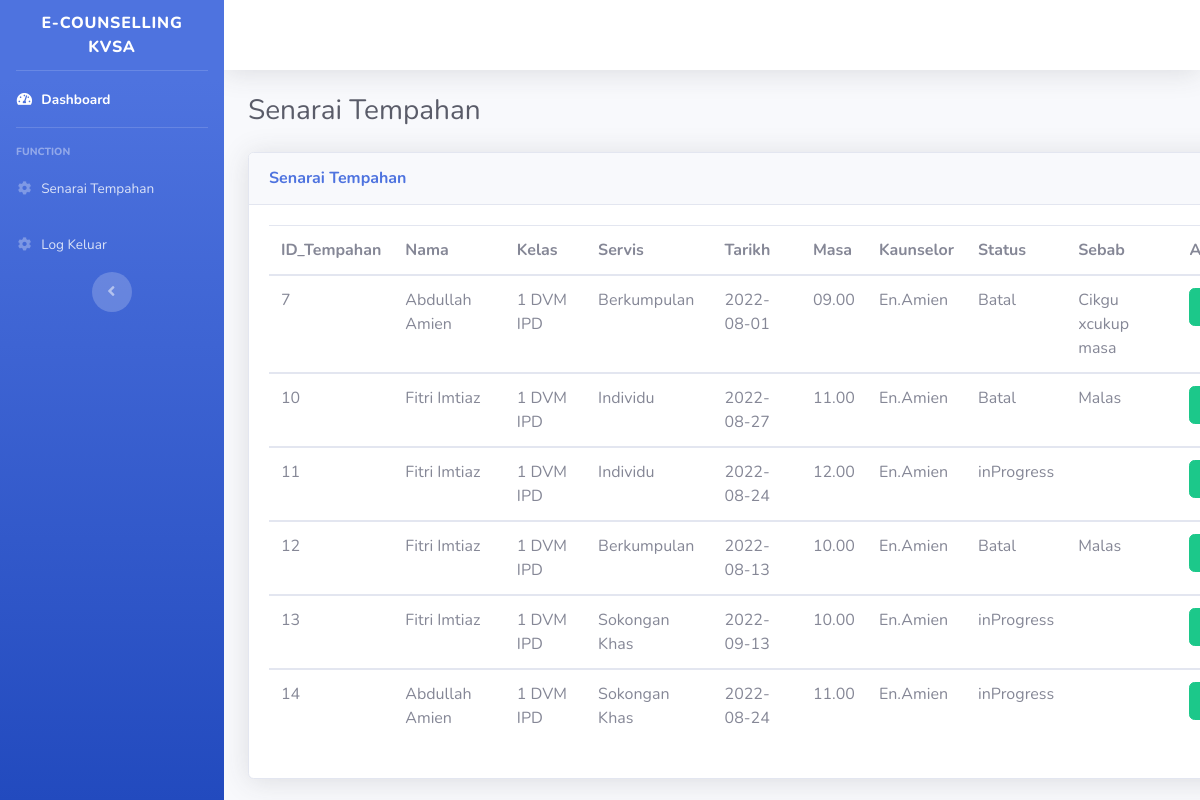
Page /jadual.php (signed in) on the committed database.
### tables this page shows
CREATE TABLE `tempahan` (
  `ID_Tempahan` int(12) NOT NULL,
  `Nama` varchar(50) NOT NULL,
  `Kelas` varchar(20) NOT NULL,
  `Servis` varchar(30) NOT NULL,
  `Tarikh` date NOT NULL,
  `Masa` varchar(20) NOT NULL,
  `Kaunselor` varchar(30) NOT NULL,
  `status` varchar(20) NOT NULL,
  `sebab` varchar(100) NOT NULL
);

### jadual.php (the view, shortened to what this page needs)
<?php
include 'conn.php';
$kaunselor = $_SESSION['Nama_Kauselor'];
?>
<!DOCTYPE html>
<html>
<head>
    <link href="vendor/fontawesome-free/css/all.min.css" rel="stylesheet" type="text/css">
    <link href="css/sb-admin-2.css" rel="stylesheet">
</head>
<body id="page-top">
    <div id="wrapper">
        <ul class="navbar-nav bg-gradient-primary sidebar sidebar-dark accordion" id="accordionSidebar">
            <a class="sidebar-brand d-flex align-items-center justify-content-center" href="index.html">
                <div class="sidebar-brand-text mx-1">e-Counselling KVSA</div>
            </a>
            <hr class="sidebar-divider my-0">
            <li class="nav-item active">
                <a class="nav-link" href="kaunselor-profile.php">
                    <i class="fas fa-fw fa-tachometer-alt"></i>
                    <span>Dashboard</span></a>
            </li>
            <hr class="sidebar-divider">
            <div class="sidebar-heading">
                Function
            </div>
            <li class="nav-item">
                <a class="nav-link collapsed" href="jadual.php" >
                    <i class="fas fa-fw fa-cog"></i>
                    <span>Senarai Tempahan</span>
                </a>
            </li>
            <li class="nav-item">
                <a class="nav-link collapsed" href="logout.php" >
                    <i class="fas fa-fw fa-cog"></i>
                    <span>Log Keluar</span>
                </a>
            </li>
            <div class="text-center d-none d-md-inline">
                <button class="rounded-circle border-0" id="sidebarToggle"></button>
            </div>
        </ul>
        <div id="content-wrapper" class="d-flex flex-column">
            <div id="content">
                <nav class="navbar navbar-expand navbar-light bg-white topbar mb-4 static-top shadow">
                </nav>
                <div class="container-fluid">
                    <div class="d-sm-flex align-items-center justify-content-between mb-4">
                        <h1 class="h3 mb-0 text-gray-800">Senarai Tempahan</h1>
                    </div>
                    <div class="row">
                        <div class="col-xl-8 col-lg-10">
                            <div class="card shadow mb-4" style="width: 76rem;">
                                <?php
                                $sql = "SELECT * FROM Tempahan WHERE Kaunselor = '$kaunselor'";
                                $query = mysqli_query($mysqli,$sql);
                                ?>
                                <?php
                                if (mysqli_num_rows($query) > 0) {
                                ?>
                                <div
                                    class="card-header py-3 d-flex flex-row align-items-center justify-content-between">
                                    <h6 class="m-0 font-weight-bold text-primary">Senarai Tempahan</h6>
                                </div>
                                <div class="card-body">
                                    <table class="table">
                                        <thead>
                                            <tr>
                                                <th scope="col">ID_Tempahan</th>
                                                <th scope="col">Nama</th>
                                                <th scope="col">Kelas</th>
                                                <th scope="col">Servis</th>
                                                <th scope="col">Tarikh</th>
                                                <th scope="col">Masa</th>
                                                <th scope="col">Kaunselor</th>
                                                <th scope="col">Status</th>
                                                <th scope="col">Sebab</th>
                                                <th scope="col">Accept</th>
                                            </tr>
                                        </thead>
                                        <?php
                                        while ($row = mysqli_fetch_array($query)) {
                                        ?>
                                        <tbody>
                                            <tr>
                <td><?php echo $row['ID_Tempahan']; ?></td>
                <td><?php echo $row['Nama']; ?></td>
                <td><?php echo $row['Kelas']; ?></td>
                <td><?php echo $row['Servis']; ?></td>
                <td><?php echo $row['Tarikh']; ?></td>
                <td><?php echo $row['Masa']; ?></td>
                <td><?php echo $row['Kaunselor']; ?></td>
                <td><?php echo $row['status']; ?></td>
                 <td><?php echo $row['sebab']; ?></td>
                 <td><?php echo '<a href="pros_accept.php?ID_Tempahan='.$row['ID_Tempahan'].'" class="btn btn-success" onclick="return confirm(`Are you sure want to accept?`)">'.'Accept'.'</a>';?></td>
                                            </tr>
                                        </tbody>
                                        <?php
}
                                        ?>
                                    </table>
<?php
}
                                        ?>
                                </div>
                            </div>
                        </div>
                    </div>
                </div>
            </div>
        </div>
    </div>
</body>
</html>

### rows in the picture
tempahan: ID_Tempahan "7", Nama "Abdullah Amien", Kelas "1 DVM IPD", Servis "Berkumpulan", Tarikh "2022-08-01", Masa "09.00", Kaunselor "En.Amien", status "Batal", sebab "Cikgu xcukup masa"
tempahan: ID_Tempahan "10", Nama "Fitri Imtiaz", Kelas "1 DVM IPD", Servis "Individu", Tarikh "2022-08-27", Masa "11.00", Kaunselor "En.Amien", status "Batal", sebab "Malas"
tempahan: ID_Tempahan "11", Nama "Fitri Imtiaz", Kelas "1 DVM IPD", Servis "Individu", Tarikh "2022-08-24", Masa "12.00", Kaunselor "En.Amien", status "inProgress"
tempahan: ID_Tempahan "12", Nama "Fitri Imtiaz", Kelas "1 DVM IPD", Servis "Berkumpulan", Tarikh "2022-08-13", Masa "10.00", Kaunselor "En.Amien", status "Batal", sebab "Malas"
tempahan: ID_Tempahan "13", Nama "Fitri Imtiaz", Kelas "1 DVM IPD", Servis "Sokongan Khas", Tarikh "2022-09-13", Masa "10.00", Kaunselor "En.Amien", status "inProgress"
tempahan: ID_Tempahan "14", Nama "Abdullah Amien", Kelas "1 DVM IPD", Servis "Sokongan Khas", Tarikh "2022-08-24", Masa "11.00", Kaunselor "En.Amien", status "inProgress"
